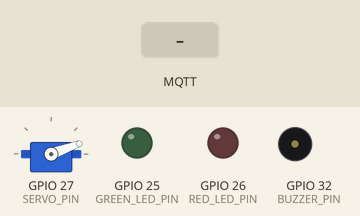
A sketch run on a simulated ESP32. On the bench: servo, output pins drawn as LEDs (lit = HIGH), buzzer (waves = sounding). The test bench sets the inputs (shaded band). WiFi joins after 1.5 s; servers stay silent unless stated; no MQTT or app messages arrive unless stated; what the sketch prints to the serial monitor is not drawn.

Above: at 3.8 s.
3.9 s: MQTT message "EIASOpenDoor" arrives on the first subscribed topic
At 5.0 s:
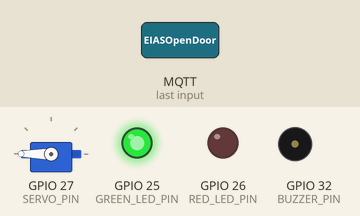
5.9 s: MQTT message "EIASOpenDoor" arrives on the second subscribed topic
At 8.19 s:
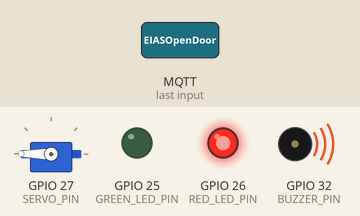
8.9 s: MQTT message "EIASOpenDoor" arrives on the third subscribed topic
At 9.4 s:
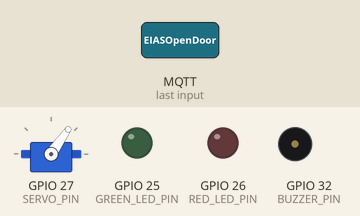
10.4 s: MQTT message "EIASOpenDoorDenied" arrives on the second subscribed topic
At 11.8 s:
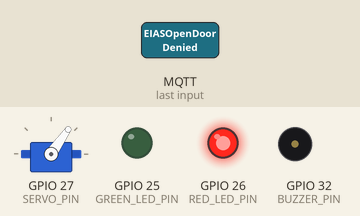
Timing chart, 0 to 13.5 s (numbered marks = the images above; inputs shaded):
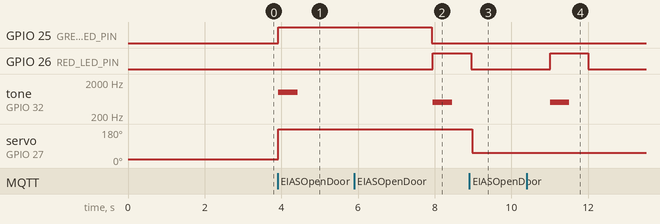

Measured:
- after the input at 3.9 s, GPIO 25 (GREEN_LED_PIN): LOW → HIGH at once; tone on GPIO 32 (BUZZER_PIN): silent → 1000 Hz at once, → silent 0.50 s later; servo on GPIO 27 (SERVO_PIN): 20° → 180° at once
- after the input at 5.9 s, GPIO 26 (RED_LED_PIN): LOW → HIGH after 2.0 s; tone on GPIO 32 (BUZZER_PIN): silent → 500 Hz after 2.0 s, → silent 0.50 s later
- after the input at 8.9 s, servo on GPIO 27 (SERVO_PIN): 180° → 55° after 0.08 s
- after the input at 10.4 s, GPIO 26 (RED_LED_PIN): LOW → HIGH after 0.61 s, → LOW 1.0 s later; tone on GPIO 32 (BUZZER_PIN): silent → 500 Hz after 0.61 s, → silent 0.50 s later

The sketch:

conectado_broker.ino
```cpp
#include <SPI.h>
#include <MFRC522.h>
#include <WiFi.h>
#include <WiFiClientSecure.h>
#include <PubSubClient.h>
#include <ESP32Servo.h>  // Librería para controlar el servo en ESP32

#define SS_PIN 5
#define RST_PIN 22
#define RED_LED_PIN 26      // Pin para la luz roja
#define GREEN_LED_PIN 25    // Pin para la luz verde
#define BUZZER_PIN 32
#define SERVO_PIN 27        // Pin para el servo

const char* ssid = "AEG-IKASLE";
const char* password = "Ea25dneAEG";
const char* mqttServer = "10.80.128.2";
const int mqttPort = 8883;

Servo servoMotor;

const char* certificate_request = \
"-----BEGIN CERTIFICATE-----\n" \
"MIIF9TCCA92gAwIBAgIUTn+K4jmgqp3YxzM+grGiA87ZO1YwDQYJKoZIhvcNAQEL\n" \
"BQAwgYkxCzAJBgNVBAYTAkVVMREwDwYDVQQIDAhHSVBVWktPQTERMA8GA1UEBwwI\n" \
"RE9OT1NUSUExDDAKBgNVBAoMA0FFRzEQMA4GA1UECwwHS0FPVElLQTEQMA4GA1UE\n" \
"AwwHS0FPVElLQTEiMCAGCSqGSIb3DQEJARYTb3NrYXIuY2Fsdm9AYWVnLmV1czAe\n" \
"Fw0yNDExMDUxMTA3NDhaFw0zNDExMDMxMTA3NDhaMIGJMQswCQYDVQQGEwJFVTER\n" \
"MA8GA1UECAwIR0lQVVpLT0ExETAPBgNVBAcMCERPTk9TVElBMQwwCgYDVQQKDANB\n" \
"RUcxEDAOBgNVBAsMB0tBT1RJS0ExEDAOBgNVBAMMB0tBT1RJS0ExIjAgBgkqhkiG\n" \
"9w0BCQEWE29za2FyLmNhbHZvQGFlZy5ldXMwggIiMA0GCSqGSIb3DQEBAQUAA4IC\n" \
"DwAwggIKAoICAQDRHYLECpA1vHB4oBoqjGn2rJ1vwParc3FIGtBeDDTkKvQWT0rX\n" \
"p86a30WGIJW1/AugLqJNyNuU3aiFS/orK1CM2lPe7QP9TwbbW/Jyu5Hnff6f91ZW\n" \
"fmzUDsPTI8pCUE0GAz2bsxzA59XGSaMIllbX0cmMUfETU03QdIZOmx7v+fqkX3vY\n" \
"sRrDSZ1tuRo+t9MRfidEV17S61/kwDt9WfE56mtREXGr/ogTYnACiA3a5mcsUe84\n" \
"tYOKXsMFDV3Xh4iDotPS2pqPHnWhGbculHeFO3NVgsQkt83hHC6df98Tal1OI8cG\n" \
"BUTfno6viAa+fSRXVhxRlgVKPcSdqIH9PdU27tEemio7qPrbS3yvInSUt+XtXE0U\n" \
"UiPqHQAx8e1bosGFqaOqnGR98YtePo5AwRrl2nTJxbvyhoPg8D0DVAFjzv8UgCHN\n" \
"Obo52y1Qb8PqfucFQzltbOVihRmskQbRBg6XORg+hKstDWcZBm6PdgusK2l5lC+H\n" \
"gChnlaA22XcSjfqSv7iP5nnU15fXm1L33iZIY9qzKfBg2Zzd8Le4mvn7wGbnKY5/\n" \
"AfEyLyxVl/5JHeCnHDGjQayhh6ojZoMR+XgPYmdDqT7OcDAcLemZVPDQvHpeScSq\n" \
"ECrPN1J7tbwQsueF9T+DwvbvDPeOcfRAZxgQUico+6q+STWmCQDHaVlAtQIDAQAB\n" \
"o1MwUTAdBgNVHQ4EFgQU4olSyYbprVwO0bkiAM/9eRXSiXkwHwYDVR0jBBgwFoAU\n" \
"4olSyYbprVwO0bkiAM/9eRXSiXkwDwYDVR0TAQH/BAUwAwEB/zANBgkqhkiG9w0B\n" \
"AQsFAAOCAgEAkQMv07kbzRaG55T6Br0WbtUsDtuDc9m6JWBwaItksPcgDajTgZJc\n" \
"71x53Ie94X0JT/wW0MsprD+cUqR6MkHAJpKjSxon7+BxIxF3N/YQbs9dCVDddMqn\n" \
"EJ1PhFrmV9Mt/zhhV3p8u8BvuTdgKHtkLhHrwcmSTIl9Ed6YJ+a/dzqkbnTdiEaU\n" \
"WZZq7+20mM7xXUxc6uoCqAnyJtDKUV1Gltiff8arEiqJrSa5J6thvD2b3G5ErFID\n" \
"lXcj2pEAdH+Ml+Ggp6v0181aeGS/bYQTJXhloYOyudnoSt1X35dvT3HSCsD5T3iT\n" \
"cPtu5sX6HJxSrzt5c0Hgm2XHRxGW25XVao1dUn4GqNJ/qMrtqmT9SH4E8Nhse6d4\n" \
"H1E362x4RlmsaQbmYNh9toOXqLtBXTjw24qrnprMdSfymiJvJg+u9Itp++m+h87b\n" \
"VJPuiFmLeVhfXDHOxl/gvoCgDLfIbwfDQaefEz6WNO898jsciiZn66cCzGu4b+eC\n" \
"UGry77DBM08LgoQDBuieDHiMaJ3dgpmvyoWTaVt/oOo2rS1r+o7n9UFW3LgmUiGh\n" \
"XKvpsnMBXXMoKEljtahuYWOPqoi+B7wM9YB6wGYnoF8ML3b9XFo9EuJUoRro4JX1\n" \
"+F7Gra0qxN7kM9oc6BNlY3GQZwQpG4uRZXwBcp2doptJvSpX/o5F1zY=\n" \
"-----END CERTIFICATE-----\n";

const char* certificate = \
"-----BEGIN CERTIFICATE-----\n" \
"MIIEeDCCAmACFF4Lkq2z01fU8SWRQfeG7x/CXwBpMA0GCSqGSIb3DQEBCwUAMIGJ\n" \
"MQswCQYDVQQGEwJFVTERMA8GA1UECAwIR0lQVVpLT0ExETAPBgNVBAcMCERPTk9T\n" \
"VElBMQwwCgYDVQQKDANBRUcxEDAOBgNVBAsMB0tBT1RJS0ExEDAOBgNVBAMMB0tB\n" \
"T1RJS0ExIjAgBgkqhkiG9w0BCQEWE29za2FyLmNhbHZvQGFlZy5ldXMwHhcNMjQx\n" \
"MTA2MDg0MDQ3WhcNMjUxMTA2MDg0MDQ3WjBnMQswCQYDVQQGEwJFUzEKMAgGA1UE\n" \
"CAwBRDEKMAgGA1UEBwwBRDENMAsGA1UECgwEZWlhczENMAsGA1UECwwEZWlhczEN\n" \
"MAsGA1UEAwwEZWlhczETMBEGCSqGSIb3DQEJARYEZWlhczCCASIwDQYJKoZIhvcN\n" \
"AQEBBQADggEPADCCAQoCggEBAK8vxkhnokbWk65fnPQSP6Cxihyt7U78sYlOtouI\n" \
"H+d74ZcIiral2cOspC8ytwStYBcM5VAxsf+HRocpR7xyfckcl6nTEnG2IutxhBiI\n" \
"yGdDNyq9NUYuMaEOtOTRYZ+uuXxTqqRsVg0QRvZ76Ef6o4zj/m4AOoot0hOVUtkz\n" \
"D/yO+foeX904LGDTHcTOaIconWIiwNDrZJJMLc4knObauHwRBaE2EFSwGBIa1oEg\n" \
"3aMYGkK+whO3SrfxQhY9dnqOjlpA39yF695J3WKMy/FITzJgPvy8YdIdkHKgmIMT\n" \
"a7CkaSmUmGeZxoRmFns7F3atSaSbVIcPJJ2wAzyAcOaG2j0CAwEAATANBgkqhkiG\n" \
"9w0BAQsFAAOCAgEAXvUF6GmJMQDne6Vo/9I9oekK8lCulP7doXu1myuS20Hk5XR4\n" \
"Oknt4I/IiYgTTAfRWH1zn0sCXmMvYi4+gIj14vVbZkjfTkOUpC/rbj+ULX+BcBDM\n" \
"y09ta7jIPl26jYYSS3WJFlZn0HbApG8KGtwZIwcjxFpXGivAxxWq+X75fNoCIT7V\n" \
"7l0mtGsJC/x5xU+Fdi/opNUUxU56m3sOiHaTXNfBhcsz7hOa1loj0HZ+DbOg903G\n" \
"7pN7s9+E15BjbKr46C2pvA3fZ5EZbctD9D1sxmPhmHf5sVA+6DYlEebAlu6+WHVB\n" \
"a6NWNoZzKNwySX4WA0mL5LSM2H6+TdKDKJTPrASYhnmUAHm39jWGbHoJojF7QSXb\n" \
"wwe683aPGWv/eNSN7G3b1pJQVDFXGC1PznNf6bGfoiBfXh9NMv+DPiGSYdYuL0Ur\n" \
"hrCXGIZ0UVN+BpB9uMSrVSXk9woV7O5FRjG3uOXXeDna/KGxmbUlngQGudERMbyu\n" \
"gZEglMLobWqi9AiXDq5mQTGBGlfvhxdj1acBVHN9JOa+gxP57792wOnanGov2np8\n" \
"85WwrLCjIAPAhHbWTKbjNBrXsEWwE9KlhDL7xq8WHAfSa1iPB7IGeXq+JVHoJxS7\n" \
"npxC9Qj1YUC/mwTpTilzK8TptVoeUCvbBy/d/r1TgY1lNiDTYqr6ikRqZS0=\n" \
"-----END CERTIFICATE-----\n";

const char* private_key = \
"-----BEGIN PRIVATE KEY-----\n" \
"MIIEvQIBADANBgkqhkiG9w0BAQEFAASCBKcwggSjAgEAAoIBAQCvL8ZIZ6JG1pOu\n" \
"X5z0Ej+gsYocre1O/LGJTraLiB/ne+GXCIq2pdnDrKQvMrcErWAXDOVQMbH/h0aH\n" \
"KUe8cn3JHJep0xJxtiLrcYQYiMhnQzcqvTVGLjGhDrTk0WGfrrl8U6qkbFYNEEb2\n" \
"e+hH+qOM4/5uADqKLdITlVLZMw/8jvn6Hl/dOCxg0x3EzmiHKJ1iIsDQ62SSTC3O\n" \
"JJzm2rh8EQWhNhBUsBgSGtaBIN2jGBpCvsITt0q38UIWPXZ6jo5aQN/cheveSd1i\n" \
"jMvxSE8yYD78vGHSHZByoJiDE2uwpGkplJhnmcaEZhZ7Oxd2rUmkm1SHDySdsAM8\n" \
"gHDmhto9AgMBAAECggEAD6koWKCrE8TAPv5dJunatkrTcJeRIgEvqHlY6EWq/yPx\n" \
"RByHX1Hu6FyD8OmKYuinhmf+DUU5XFaDf4xj1VIxhyD/OIyd7CcUHWgbHvZbXp/W\n" \
"TAPOF2VZxRluImZ1YQkFm+T+2Y61wpqJ6CRQ3N5ocIKROX7bvNk2cSRlhkqCS1l2\n" \
"u63tZqeKp/XSjkI5qN4Owh8Mo7Q1qPNfn4VbKpiBI+pLDQ6Ayj/3GkO3Ut5PmbOE\n" \
"y4ogFHsKCHpzP8dkVKrtVtgeGVj/m7m9NZX3DfwCkpurTVAxw6qcwiT8tdqpB6+h\n" \
"QbEZVfuljPH4pYn/yaYu8fxUNcxaVf4uX4fDaEFuIQKBgQDmE+TDvSST0BazfNLe\n" \
"f4kxVqgICNAC9Fmf4BgtStSnTXnGbbjVkHkhEc5oNlMP1EfBi5tp46w/TQLZ1ThI\n" \
"jP3mShXO3nO/uPAczFgD02ANAKVsgdeqi+3L7E2UDUgpiqxL21+Jz1l7D/LA2MkW\n" \
"MFrYiGh2fN0kGo6/rvU4KR6uJwKBgQDC7KnGGzMdxbubKKmCyWl9DJ+2rjOsyBVe\n" \
"nJ1jnBip+6MPkmMbJ+zMI9TPLyzHSDXnQ3p2MeNCQzv3A2GEyv2EckZZhaBJxO12\n" \
"Rl22HcX6ArtDWPL40vzUKfZQxlarCFf4qOAYp+FoU5ywT3txjzy+H8jLTaMjt083\n" \
"TTA0qSdW+wKBgGaiSzNyBYYWlnnc3eg5NkcXI//phnk67VwfSEm0DubO7dqxiXlj\n" \
"aFVzLwNX8HeoN5ZEI8D5uhXG0dXAgsoCcySuucm9fB7zbdE66qxSN4+1URX1WfKP\n" \
"VzXXpMe9oQo+/RsdsiG0qHL4K08RpapLScs8FnV8v91iJ3mkn2k9Fp2TAoGBAITg\n" \
"2ItYF2yAUvferE+gBe1dIbNi5Y8vhoHMue4hhx65j9sZq73jZaVz96qVOi1PqI9S\n" \
"jLTuJUISm1o0T9I6nsAfNp3oXfBr8oTiSxfPDBr2qbmrdVbyXbA0Otmtm39UXMQC\n" \
"O2ITb7Gy7emzBS/QuVPSTwtojYHXgITudaIwfcTpAoGAXj9OwUhLmKvVYuHcX5tI\n" \
"62AGrNwtLwanJ7gw6UhjqSIkcVNuHU2iXDBkK5QAPdb9WZ7/UsOJiHfeLfucXmaV\n" \
"W1sN32KOjLvm5Y/19FwpXut4ubhUJVHCzc1Tp1yJyFOSk5GcYpIP2croQaxjiMZD\n" \
"tDqv9NapB7SMBxtspozpLe8=\n" \
"-----END PRIVATE KEY-----\n";

WiFiClientSecure ESP_EIAS;
PubSubClient client(ESP_EIAS);

MFRC522 rfid = MFRC522(SS_PIN, RST_PIN);
MFRC522::MIFARE_Key key;

bool waitingForAccessResponse = false;
unsigned long waitingStartTime = 0;
String uidStr = "";

void reconnect() {
  // Conectar a WiFi y MQTT
  while (WiFi.status() != WL_CONNECTED) {
    Serial.println("Reconnecting to WiFi...");
    WiFi.begin(ssid, password);
    delay(5000);
  }
  while (!client.connected()) {
    Serial.print("Attempting MQTT connection...");
    if (client.connect("ESP32EIAS")) {
      Serial.println("connected");
      client.subscribe("EIASOpenDoor");
      client.subscribe("EIASOpenDoorDenied");
      client.subscribe("EIASAcolyteInside");
    } else {
      Serial.print("failed, rc=");
      Serial.print(client.state());
      Serial.println(" try again in 5 seconds");
      delay(5000);
    }
  }
}

void callback(char* topic, byte* payload, unsigned int length) {
  String receivedMessage = "";
  for (unsigned int i = 0; i < length; i++) {
    receivedMessage += (char)payload[i];
  }

  Serial.print("Message received on topic ");
  Serial.print(topic);
  Serial.print(": ");
  Serial.println(receivedMessage);

  if (strcmp(topic, "EIASOpenDoor") == 0) {
    Serial.println("Access granted. Opening door...");
    digitalWrite(GREEN_LED_PIN, HIGH); // Enciende la luz verde
    digitalWrite(RED_LED_PIN, LOW);    // Apaga la luz roja
    tone(BUZZER_PIN, 1000, 500);       // Tono alto (1 kHz) durante 0.5 segundos para acceso permitido
    servoMotor.attach(SERVO_PIN);      // Activa el control del servo
    servoMotor.write(180);             // Gira el servo a 180 grados para abrir la puerta
    delay(4000);                       // Espera 2 segundos con la puerta abierta

    digitalWrite(GREEN_LED_PIN, LOW);  // Apaga la luz verde después de abrir
    client.publish("EIASdoorOpened", uidStr.c_str());
  } else if (strcmp(topic, "EIASOpenDoorDenied") == 0) {
    Serial.println("Access denied. Showing message or alert...");
    digitalWrite(GREEN_LED_PIN, LOW);  // Apaga la luz verde
    digitalWrite(RED_LED_PIN, HIGH);   // Enciende la luz roja
    tone(BUZZER_PIN, 500, 500);        // Tono bajo (500 Hz) durante 0.5 segundos para acceso denegado
    delay(1000);
    digitalWrite(RED_LED_PIN, LOW);    // Apaga la luz roja después de mostrar el error
  }

  if (strcmp(topic, "EIASAcolyteInside") == 0) {
    Serial.println("Mensaje recibido en EIASAcolyteInside. Cerrando la puerta.");
    servoMotor.attach(SERVO_PIN);      // Activa el control del servo
    servoMotor.write(55);             // Gira el servo a 180 grados para abrir la puerta
    delay(2000);                       // Espera 2 segundos con la puerta abierta
    servoMotor.detach();
  }

  waitingForAccessResponse = false;
}

void setup() {
  Serial.begin(115200);
  Serial.println(F("Initialize System"));

  pinMode(RED_LED_PIN, OUTPUT);
  pinMode(GREEN_LED_PIN, OUTPUT);
  pinMode(BUZZER_PIN, OUTPUT);
  digitalWrite(RED_LED_PIN, LOW);    // Apaga las luces al iniciar
  digitalWrite(GREEN_LED_PIN, LOW);

  servoMotor.attach(SERVO_PIN, 1000, 2000);  // Ajuste del rango de pulsos entre 1000 y 2000 microsegundos
  servoMotor.write(20);
  delay(1000);
  servoMotor.detach();

  WiFi.mode(WIFI_STA);
  WiFi.begin(ssid, password);

  while (WiFi.status() != WL_CONNECTED) {
    delay(500);
    Serial.print('.');
  }

  Serial.println();
  Serial.print("Connected to:\t");
  Serial.println(WiFi.SSID());
  Serial.print("IP address:\t");
  Serial.println(WiFi.localIP());

  SPI.begin();
  rfid.PCD_Init();
  Serial.println(F("Scan PICC to see UID, SAK, type, and data blocks..."));

  ESP_EIAS.setCACert(certificate_request);
  ESP_EIAS.setCertificate(certificate);
  ESP_EIAS.setPrivateKey(private_key);

  client.setServer(mqttServer, mqttPort);
  client.setCallback(callback);

  reconnect();
}

void loop() {
  readRFID();
  if (!client.connected()) {
    reconnect();
  }
  client.loop();

  if (waitingForAccessResponse && (millis() - waitingStartTime > 10000)) {
    Serial.println("Waiting time exceeded. Restarting card reading...");
    waitingForAccessResponse = false;
  }
}

void readRFID(void) {
  if (waitingForAccessResponse) return;

  for (byte i = 0; i < 6; i++) {
    key.keyByte[i] = 0xFF;
  }

  if (!rfid.PICC_IsNewCardPresent()) return;
  if (!rfid.PICC_ReadCardSerial()) return;

  uidStr = "";
  for (byte i = 0; i < rfid.uid.size; i++) {
    uidStr += String(rfid.uid.uidByte[i], HEX);
    if (i < rfid.uid.size - 1) uidStr += ":";
  }

  Serial.print(F("UID in hexadecimal: "));
  Serial.println(uidStr);

  client.publish("EIASidCard", uidStr.c_str());

  waitingForAccessResponse = true;
  waitingStartTime = millis();

  rfid.PICC_HaltA();
  rfid.PCD_StopCrypto1();
}
```
